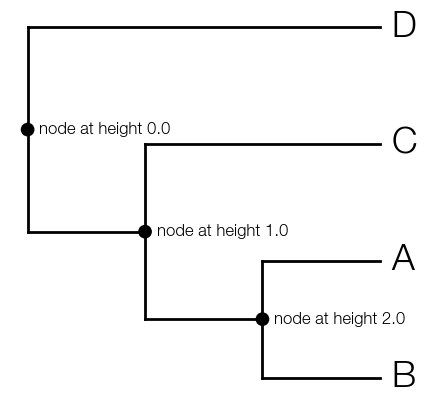

The script that saved this image:
import baltic as bt
from baltic import bt_utils

import matplotlib as mpl
from matplotlib import pyplot as plt
from matplotlib.gridspec import GridSpec

mpl.use("Agg")

treestring = '((("A":1,"B":1):1,"C":2):1,"D":3);'
ll = bt.make_tree(treestring, 'divergence')
ll.treeStats()

fig = plt.figure(figsize=(5,5),facecolor='w')
gs = GridSpec(1,1)

ax = plt.subplot(gs[0])

ll.plot_tree(ax)

def text_function(node):
    """
    Equivalent to anynomous function lambda k: f"node at height {k.height}"
    """
    return f"node at height {node.height}"

def target_function(node):
    """
    Equivalent to anonymous function lambda k: k.is_node()
    """
    return node.is_node()

def x_coordinate_function(node):
    """
    Equivalent to anonymous function lambda k: k.height + 0.1
    """
    return node.height + 0.1

ll.plot_text(ax, xCoordinateFxn = x_coordinate_function, size = 26) ## by default only targets leaf objects
ll.plot_text(ax, xCoordinateFxn = x_coordinate_function, targetFxn = target_function, textContentFxn = text_function, size = 12)
ll.plot_points(ax, targetFxn = target_function)

bt_utils.clean_axes(ax)

plt.savefig('basic-tree-text-1.png', bbox_inches='tight')
